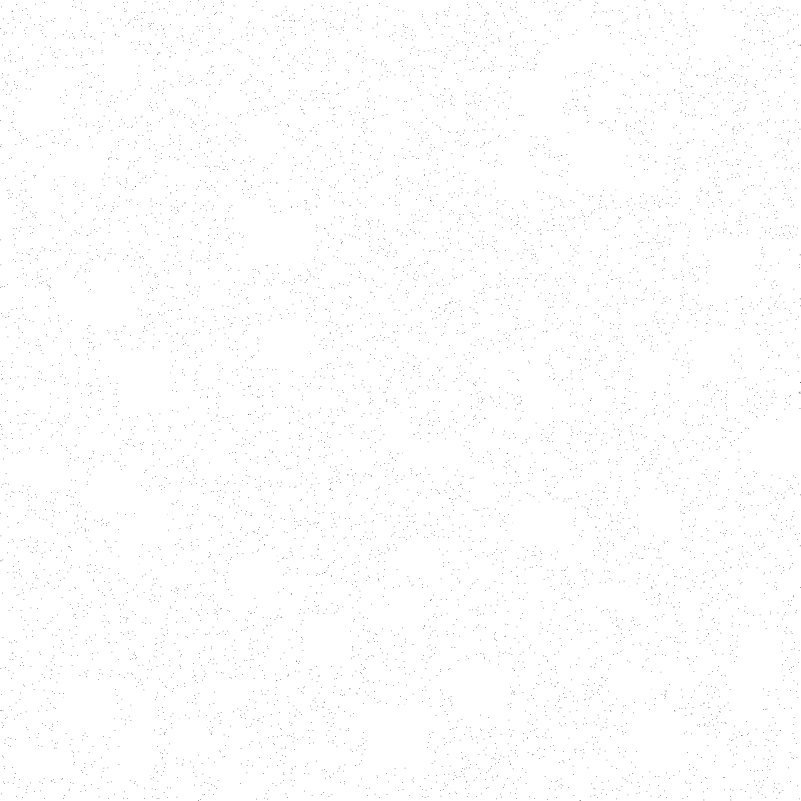
#> input picture challenges/crypto/07-perelman-ricci-flow/What do you know about Perelman/What do you know about Perelman/curve.png, 4003 x 4003 px (shown at 1/5 size)
$ python solve.py
#> lines starting #> are read from the running program, lines starting #| are printed output that depends on the picture
import hashlib
from Crypto.Cipher import AES
from Crypto.Util.Padding import unpad
from PIL import Image
import numpy as np
from scipy import ndimage
from collections import Counter
import random
import os

p = 4003
N = 30
eta = 1

def recover_terminal_curve(image_path: str) -> tuple[int, int]:
    """Recovers (a_N, b_N) from the noisy curve.png using RANSAC / pair voting."""
    im = Image.open(image_path)
#> im is the input picture: PIL image 4003x4003 L; 99.5% white; black in thin lines or dots
    arr = (np.array(im) == 0)
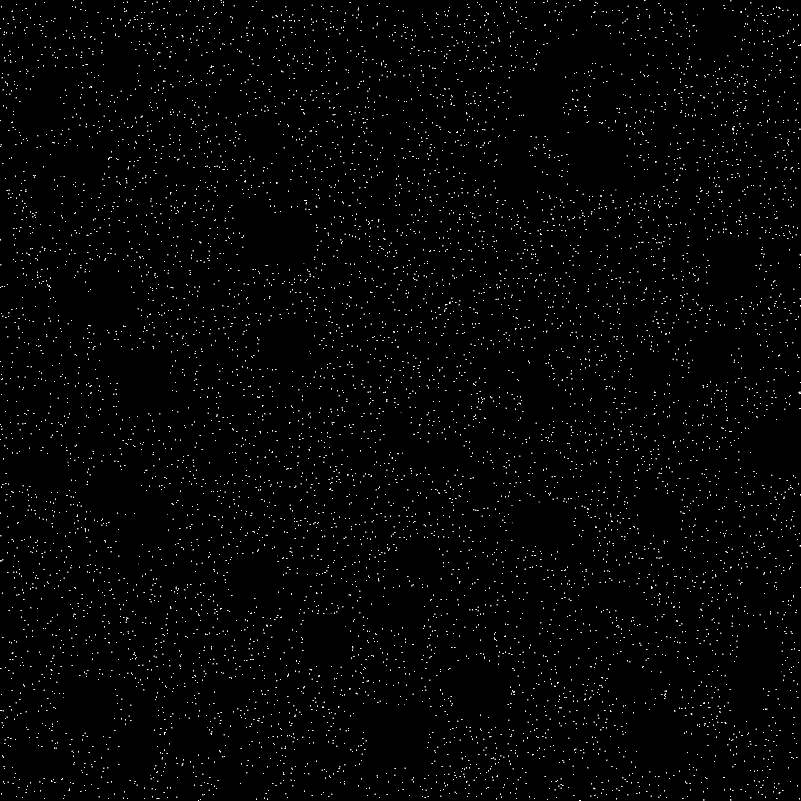
#> arr: shape (4003, 4003) bool (shown at 1/5 size); 0.46% white in thin lines or dots

    labeled, num_features = ndimage.label(arr)
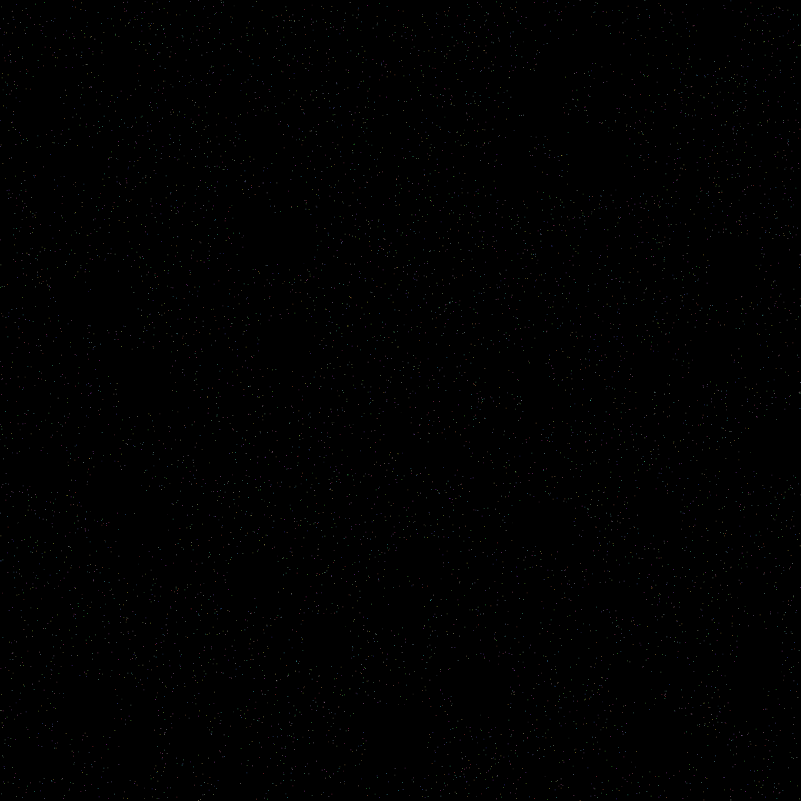
#> labeled: shape (4003, 4003) int32 (shown at 1/5 size); 8071 distinct labels, from 0 to 8070; one colour per label, 0 black
#> num_features = 8070
    slices = ndimage.find_objects(labeled)
#> slices = 8070 items

    pts = []
    for s in slices:
        if arr[s].shape == (3, 3):
            cy = s[0].start + 1
            cx = s[1].start + 1
            pts.append((cx, cy))
#> this loop made 8070 passes
#> (cy, cx) on passes 2, 4, 5, 6, 7, 8, 9, 10, 11, 12, 13, 14: (1, 993), (2, 2900), (2, 3224), (4, 3654), (5, 2738), (6, 847), (7, 725), (7, 953), (8, 1283), (9, 2481), (10, 637), (10, 785)
#> cy on pass 100: 54
#> after the loop, pts = 7932 pairs, first value 1 to 4001, second value 1 to 4001

    pair_counts = Counter()
    random.seed(42)
    n = len(pts)
#> n = 7932
    for _ in range(5000):
        i, j = random.sample(range(n), 2)
        x1, y1 = pts[i]
        x2, y2 = pts[j]
        dx = (x1 - x2) % p
        if dx == 0:
            continue
        dy = ((y1**2 - x1**3) - (y2**2 - x2**3)) % p
        a = (dy * pow(dx, -1, p)) % p
        b = (y1**2 - x1**3 - a * x1) % p
        pair_counts[(a, b)] += 1
#> this loop made 5000 passes
#> (x1, y1, x2, y2, dx, dy, a, b) on passes 1 to 3: (532, 2617, 153, 445, 379, 647, 1755, 2672), (2808, 99, 3598, 3040, 3213, 1748, 1751, 3640), (1892, 1105, 3957, 1002, 1938, 3046, 3104, 3194)
#| [+] Found terminal curve: a_30 = 3104, b_30 = 3194

    (a_N, b_N), _ = pair_counts.most_common(1)[0]
    return a_N, b_N

def ricci_step(a: int, b: int) -> tuple[int, int]:
    K = (4 * pow(a, 3, p) + 27 * pow(b, 2, p)) % p
    a_new = (a - 12 * eta * pow(a, 2, p) * K) % p
    b_new = (b - 54 * eta * b * K) % p
    return a_new, b_new

def invert_cascade(a_target: int, b_target: int, depth: int = 30) -> set[tuple[int, int]]:
#> called with a_target = 3104, b_target = 3194, depth = 30
    inv24 = pow(24, -1, p)
    inv_table = [0] + [pow(i, -1, p) for i in range(1, p)]
    sqrt_table = {}
    for i in range(p):
        sq = (i * i) % p
        if sq not in sqrt_table:
            sqrt_table[sq] = i

    def invert_step(a_cur: int, b_cur: int) -> list[tuple[int, int]]:
        preimages = []
        if (4 * pow(a_cur, 3, p) + 27 * pow(b_cur, 2, p)) % p == 0:
            preimages.append((a_cur, b_cur))

        for K in range(1, p):
            denom_b = (1 - 54 * K) % p
            if denom_b == 0:
                continue
            b = (b_cur * inv_table[denom_b]) % p

            disc = (1 - 48 * K * a_cur) % p
            if disc not in sqrt_table:
                continue
            sqrt_disc = sqrt_table[disc]
            inv_24K = (inv24 * inv_table[K]) % p

            a_cand1 = ((1 + sqrt_disc) * inv_24K) % p
            if (4 * pow(a_cand1, 3, p) + 27 * pow(b, 2, p)) % p == K:
                if ricci_step(a_cand1, b) == (a_cur, b_cur):
                    preimages.append((a_cand1, b))

            if sqrt_disc != 0:
                a_cand2 = ((1 - sqrt_disc) * inv_24K) % p
                if (4 * pow(a_cand2, 3, p) + 27 * pow(b, 2, p)) % p == K:
                    if ricci_step(a_cand2, b) == (a_cur, b_cur):
                        preimages.append((a_cand2, b))

        return list(set(preimages))

    current = {(a_target, b_target)}
    for step in range(1, depth + 1):
        next_level = set()
        for pt in current:
            for pre in invert_step(*pt):
                next_level.add(pre)
        current = next_level

    return current

def main():
    base_dir = os.path.dirname(os.path.abspath(__file__))
    img_path = os.path.join(base_dir, "What do you know about Perelman", "curve.png")
    if not os.path.exists(img_path):
        img_path = os.path.join(base_dir, "curve.png")

    print("[*] Identifying terminal curve (a_N, b_N)...")
    a_N, b_N = recover_terminal_curve(img_path)
    print(f"[+] Found terminal curve: a_{N} = {a_N}, b_{N} = {b_N}")

    print(f"[*] Inverting Ricci flow {N} steps backwards...")
    candidates = invert_cascade(a_N, b_N, depth=N)
    print(f"[+] Found {len(candidates)} candidate (a_0, b_0) pairs")
#| [+] Found 20 candidate (a_0, b_0) pairs

    iv = bytes.fromhex("abdbe020fcdadc18a039b090e837c10f")
    ct = bytes.fromhex(
        "ad6190e8d4447e45a9b06e2c182eff8329d14ee0df89ed5e84754c46e93bb2c7"
        "aaff0e43ab8ccb0e8c6f813da6131e40acef2b96676a8ca4ef72878748bbdb0b"
        "12271a06e3688dfd349f745f3874ebd26930cb3103ad1acc6a74339dd3d96f7b"
        "eed461ce5721bfa0b9f7f8422fd90857"
    )

    print("[*] Decrypting ciphertext with candidates...")
    for a0, b0 in candidates:
        pwd = a0.to_bytes(4, "big") + b0.to_bytes(4, "big")
        key = hashlib.scrypt(
            pwd, salt=b"perelman/ricci/v2", n=65536, r=8, p=1, dklen=32, maxmem=128 * 1024 * 1024
        )
        cipher = AES.new(key, AES.MODE_CBC, iv)
        pt = cipher.decrypt(ct)
        try:
            pt_unpadded = unpad(pt, 16)
            flag = pt_unpadded.decode("utf-8")
            print(f"\n[+] SUCCESS!")
            print(f"[*] Initial curve: a_0 = {a0}, b_0 = {b0}")
            print(f"[*] Flag: {flag}")
            break
        except Exception:
            continue
#> this loop made 1 pass
#> (a0, b0) on pass 1: (2413, 3040)

if __name__ == "__main__":
    main()
#> (the call stopped at in main, `cipher = AES.new(key, AES.MODE_CBC, iv)`: Crypto is not available in this run)
